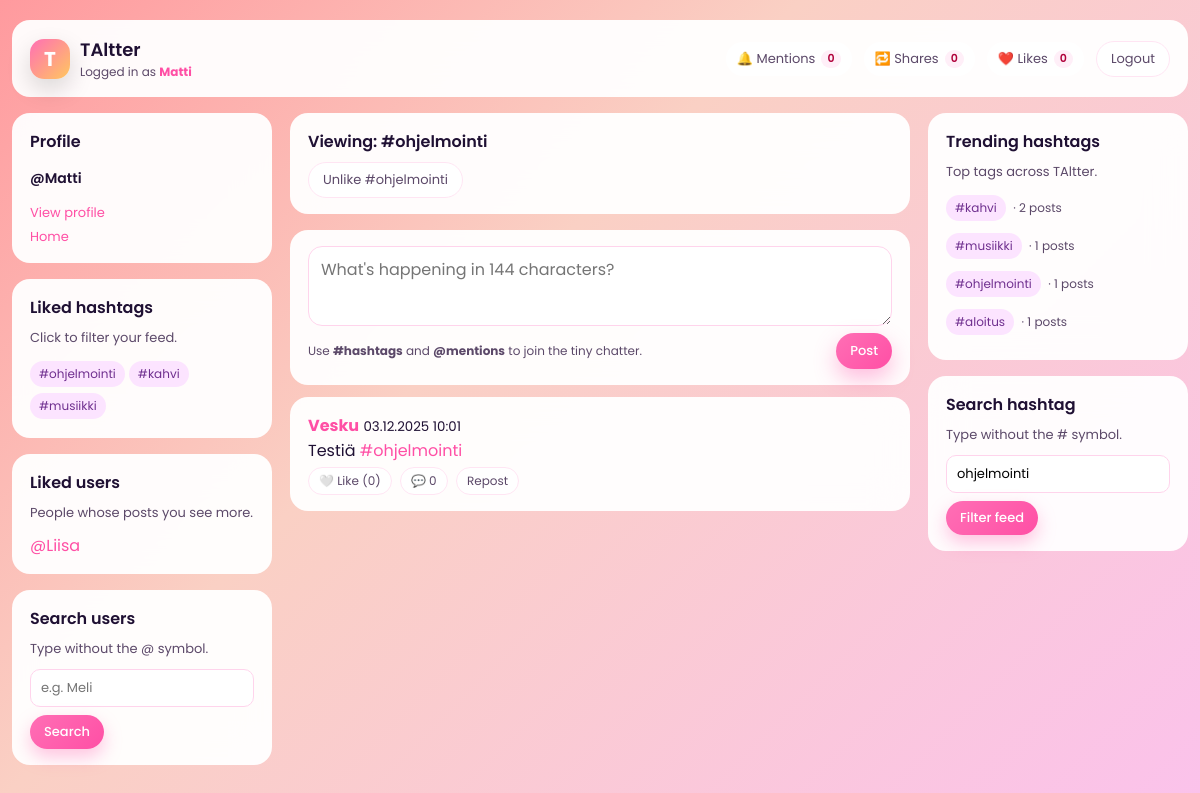
The app's page /site/index.php?hashtag=ohjelmointi (signed in) with its own data.
### tables this page shows
CREATE TABLE `hashtags` (
  `hashtag_id` int(11) NOT NULL,
  `tag_name` varchar(50) NOT NULL
);

CREATE TABLE `users` (
  `user_id` int(11) NOT NULL,
  `username` varchar(50) NOT NULL,
  `email` varchar(100) NOT NULL,
  `password_hash` varchar(255) NOT NULL,
  `bio` text DEFAULT NULL,
  `profile_picture_url` varchar(255) DEFAULT NULL,
  `created_at` timestamp NOT NULL DEFAULT current_timestamp(),
  `last_seen_mentions` datetime DEFAULT NULL,
  `last_seen_shares` datetime DEFAULT NULL,
  `last_seen_likes` datetime DEFAULT NULL
);

CREATE TABLE `posts` (
  `post_id` int(11) NOT NULL,
  `user_id` int(11) NOT NULL,
  `content` varchar(144) NOT NULL,
  `created_at` timestamp NOT NULL DEFAULT current_timestamp(),
  `edited_at` datetime DEFAULT NULL
);

### site/config.php (called while the page is built, shortened)
<?php
function current_user_id() {
    return $_SESSION['user_id'] ?? null;
}
function current_username() {
    return $_SESSION['username'] ?? null;
}
?>

### site/fetch_posts.php (the view, shortened to what this page needs)
<?php
require_once 'config.php';
$hashtag = $_GET['hashtag'] ?? null;
$currentUserId = current_user_id();
if ($hashtag) {
    $sql = "
        SELECT
            p.post_id,
            p.content,
            -- ★ CHANGED HERE
            DATE_FORMAT(p.created_at, '%d.%m.%Y %H:%i') AS created_at,
            p.edited_at,
            p.user_id,
            u.username,
            u.profile_picture_url,
            NULL AS reposted_by,
            (SELECT COUNT(*) FROM likes WHERE post_id = p.post_id) AS like_count,
            EXISTS(SELECT 1 FROM likes WHERE post_id = p.post_id AND user_id = ?) AS user_has_liked
        FROM posts p
        JOIN users u ON p.user_id = u.user_id
        JOIN post_hashtags ph ON ph.post_id = p.post_id
        JOIN hashtags h ON h.hashtag_id = ph.hashtag_id
        WHERE h.tag_name = ?
        ORDER BY p.created_at DESC
        LIMIT 100
    ";
    $stmt = $mysqli->prepare($sql);
    $stmt->bind_param("is", $currentUserId, $hashtag);
}
$stmt->execute();
$res = $stmt->get_result();
while ($row = $res->fetch_assoc()) {
    $content = htmlspecialchars($row['content']);
    $content = preg_replace('/#([A-Za-z0-9_åäöÅÄÖ\-]+)/u', '<a href="index.php?hashtag=$1">#$1</a>', $content);
    $content = preg_replace('/@([A-Za-z0-9_]+)/', '<a href="profile.php?u=$1">@$1</a>', $content);
    $editedLabel = $row['edited_at'] ? '<small style="color:#999;margin-left:6px;">(edited)</small>' : '';
    $likeIcon = $row['user_has_liked'] ? '❤️' : '🤍';
    $likeText = $row['user_has_liked'] ? 'Unlike' : 'Like';
    $likeCount = $row['like_count'];
    $commentCount = isset($row['comment_count']) ? (int)$row['comment_count'] : 0;
    echo "<div class='card' id='post-{$row['post_id']}'>";
    echo "
      <div class='card-header'>
        <strong><a href='profile.php?u={$row['username']}'>".htmlspecialchars($row['username'])."</a></strong>
        <small>{$row['created_at']}</small> {$editedLabel}
      </div>
      <div class='post-content-{$row['post_id']}'>$content</div>
    ";
    echo "
      <div class='card-actions'>
        <button onclick='toggleLike({$row['post_id']}, this)' id='like-btn-{$row['post_id']}'>
          <span id='like-icon-{$row['post_id']}'>{$likeIcon}</span>
          <span id='like-text-{$row['post_id']}'>{$likeText}</span>
          (<span id='like-count-{$row['post_id']}'>{$likeCount}</span>)
        </button>
        <button type='button' onclick='openComments({$row['post_id']})' id='comment-btn-{$row['post_id']}'>
          💬 <span id='comment-count-{$row['post_id']}'>{$commentCount}</span>
        </button>
        <form method='post' action='repost.php' style='display:inline;'>
          <input type='hidden' name='post_id' value='{$row['post_id']}'>
          <button>Repost</button>
        </form>
      </div>
      <div class='comment-panel' id='comment-panel-{$row['post_id']}' style='display:none;margin-top:8px;'>
        <div id='comment-list-{$row['post_id']}' style='margin-bottom:8px;'></div>
        <div>
          <input type='text' id='comment-input-{$row['post_id']}' placeholder='Type a comment' maxlength='144' style='width:75%'>
          <button type='button' onclick='postComment({$row['post_id']})'>Send</button>
        </div>
      </div>
    </div>";
}

### site/index.php (shortened to what this page needs)
<?php
require_once 'config.php';
$filterHashtag = $_GET['hashtag'] ?? null;
$filterUser = $_GET['user'] ?? null;
$uid = current_user_id();
$like = '%@'.current_username().'%';
?>
<!doctype html>
<html lang="en">
<head>
</head>
<body>
<div class="app-shell">
    <div class="card">
        <div class="card-inner topbar">
            <div class="topbar-left">
                <div class="logo-badge">T</div>
                <div class="app-title">
                    <span>TAltter</span>
                    <span class="logged-in-as">
                        Logged in as <strong><?= htmlspecialchars(current_username()) ?></strong>
                    </span>
                </div>
            </div>
            <div class="topbar-right">
                <?php
                $stmt = $mysqli->prepare("
                    SELECT COUNT(*) AS cnt
                    FROM posts p
                    WHERE p.content LIKE ?
                    AND p.user_id != ?
                    AND p.created_at > IFNULL(
                        (SELECT last_seen_mentions FROM users WHERE user_id = ?),
                        '1970-01-01'
                    )
                ");
                $stmt->bind_param("sii",$like,$uid,$uid);
                $stmt->execute();
                $m = $stmt->get_result()->fetch_assoc()['cnt'];
                $stmt = $mysqli->prepare("
                    SELECT COUNT(*) AS cnt
                    FROM reposts r
                    JOIN posts p ON r.post_id = p.post_id
                    WHERE p.user_id = ?
                    AND r.created_at > IFNULL(
                        (SELECT last_seen_shares FROM users WHERE user_id = ?),
                        '1970-01-01'
                    )
                ");
                $stmt->bind_param("ii",$uid,$uid);
                $stmt->execute();
                $s = $stmt->get_result()->fetch_assoc()['cnt'];
                $stmt = $mysqli->prepare("
                    SELECT COUNT(*) AS cnt
                    FROM likes l
                    JOIN posts p ON l.post_id = p.post_id
                    WHERE p.user_id = ?
                    AND l.created_at > IFNULL(
                        (SELECT last_seen_likes FROM users WHERE user_id = ?),
                        '1970-01-01'
                    )
                ");
                $stmt->bind_param("ii",$uid,$uid);
                $stmt->execute();
                $lk = $stmt->get_result()->fetch_assoc()['cnt'];
                ?>
                <div class="dropdown">
                    <a href="#" class="dropdown-toggle" onclick="toggleDropdown('mentions', this);return false;">
                        <span>🔔 Mentions</span>
                        <span class="badge"><?= $m ?></span>
                    </a>
                </div>
                <div class="dropdown">
                    <a href="#" class="dropdown-toggle" onclick="toggleDropdown('shares', this);return false;">
                        <span>🔁 Shares</span>
                        <span class="badge"><?= $s ?></span>
                    </a>
                </div>
                <div class="dropdown">
                    <a href="#" class="dropdown-toggle" onclick="toggleDropdown('likes', this);return false;">
                        <span>❤️ Likes</span>
                        <span class="badge"><?= $lk ?></span>
                    </a>
                </div>
                <a href="logout.php" class="btn-outline">Logout</a>
            </div>
        </div>
    </div>
    <div class="layout-grid">
        <aside class="left-column">
            <div class="card">
                <div class="card-inner">
                    <h3 class="sidebar-heading">Profile</h3>
                    <p class="profile-handle">@<?= htmlspecialchars(current_username()) ?></p>
                    <div class="sidebar-links">
                        <a href="profile.php?u=<?= urlencode(current_username()) ?>">View profile</a>
                        <a href="index.php">Home</a>
                    </div>
                </div>
            </div>
            <div class="card">
                <div class="card-inner">
                    <h4 class="sidebar-heading">Liked hashtags</h4>
                    <p class="sidebar-sub">Click to filter your feed.</p>
                    <div>
                        <?php
                        $stmt = $mysqli->prepare("SELECT h.tag_name FROM followed_hashtags fh JOIN hashtags h ON fh.hashtag_id=h.hashtag_id WHERE fh.user_id = ? LIMIT 10");
                        $stmt->bind_param('i',$uid);
                        $stmt->execute();
                        $r=$stmt->get_result();
                        while($row=$r->fetch_assoc()){
                            echo '<a class="tag-chip" href="index.php?hashtag='.urlencode($row['tag_name']).'">#'.htmlspecialchars($row['tag_name']).'</a>';
                        }
                        ?>
                    </div>
                </div>
            </div>
            <div class="card">
                <div class="card-inner">
                    <h4 class="sidebar-heading">Liked users</h4>
                    <p class="sidebar-sub">People whose posts you see more.</p>
                    <div>
                    <?php
                    $stmt = $mysqli->prepare("
                        SELECT u.username
                        FROM follows f
                        JOIN users u ON f.following_id = u.user_id
                        WHERE f.follower_id = ?
                        ORDER BY f.created_at DESC
                        LIMIT 10
                    ");
                    $stmt->bind_param('i',$uid);
                    $stmt->execute();
                    $r=$stmt->get_result();
                    if($r->num_rows > 0) {
                        while($row=$r->fetch_assoc()){
                        echo '<div><a href="profile.php?u='.urlencode($row['username']).'">@'.htmlspecialchars($row['username']).'</a></div>';
                    }
                    } else {
                        echo '<div style="color:#999;font-size:90%;">Not following anyone yet</div>';
                    }
                    ?>
                    </div>
                </div>
            </div>
            <div class="card">
                <div class="card-inner">
                    <h4 class="sidebar-heading">Search users</h4>
                    <p class="sidebar-sub">Type without the @ symbol.</p>
                    <form method="get" action="index.php" class="search-form">
                        <input
                            name="user"
                            placeholder="e.g. Meli"
                            value="<?= htmlspecialchars($filterUser ?? '') ?>">
                        <button type="submit">Search</button>
                    </form>
                </div>
            </div>
        </aside>
        <main>
            <?php if ($filterHashtag): ?>
                <div class="card">
                    <div class="card-inner">
                        <h3 class="sidebar-heading">Viewing: #<?= htmlspecialchars($filterHashtag) ?></h3>
                        <?php
                        $stmt = $mysqli->prepare("
                            SELECT COUNT(*) as is_following
                            FROM followed_hashtags fh
                            JOIN hashtags h ON fh.hashtag_id = h.hashtag_id
                            WHERE fh.user_id = ? AND h.tag_name = ?
                        ");
                        $stmt->bind_param("is", $uid, $filterHashtag);
                        $stmt->execute();
                        $isFollowingHashtag = $stmt->get_result()->fetch_assoc()['is_following'] > 0;
                        ?>
                        <?php if ($isFollowingHashtag): ?>
                            <form method="post" action="follow_hashtag.php" style="margin-top:8px;">
                                <button type="submit" class="btn-outline">Unlike #<?= htmlspecialchars($filterHashtag) ?></button>
                            </form>
                        <?php endif; ?>
                    </div>
                </div>
            <?php endif; ?>
            <div class="card">
                <div class="card-inner post-composer">
                    <form method="post" action="post.php">
                        <textarea
                            name="content"
                            maxlength="144"
                            placeholder="What's happening in 144 characters?"></textarea>
                        <div class="post-composer-footer">
                            <span>Use <strong>#hashtags</strong> and <strong>@mentions</strong> to join the tiny chatter.</span>
                            <button class="btn-pill" type="submit">Post</button>
                        </div>
                    </form>
                </div>
            </div>
            <div id="feed">
                <?php include 'fetch_posts.php'; ?>
            </div>
        </main>
        <aside class="right-column">
            <div class="card">
                <div class="card-inner">
                    <h4 class="sidebar-heading">Trending hashtags</h4>
                    <p class="sidebar-sub">Top tags across TAltter.</p>
                    <div class="trending-list">
                        <?php
                        $q = "SELECT h.tag_name, COUNT(*) AS cnt
                              FROM post_hashtags ph
                              INNER JOIN hashtags h ON ph.hashtag_id = h.hashtag_id
                              WHERE h.tag_name <> ''
                              GROUP BY h.tag_name
                              HAVING cnt > 0
                              ORDER BY cnt DESC
                              LIMIT 10";
                        $r = $mysqli->query($q);
                        while ($row = $r->fetch_assoc()) {
                            echo '<div>
                                    <a class="tag-chip" href="index.php?hashtag='.urlencode($row['tag_name']).'">#'.htmlspecialchars($row['tag_name']).'</a>
                                    <span class="trending-count">· '.$row['cnt'].' posts</span>
                                </div>';
                        }
                        ?>
                    </div>
                </div>
            </div>
            <div class="card">
                <div class="card-inner">
                    <h4 class="sidebar-heading">Search hashtag</h4>
                    <p class="sidebar-sub">Type without the # symbol.</p>
                    <form method="get" action="index.php" class="search-form">
                        <input
                            name="hashtag"
                            placeholder="e.g. school"
                            value="<?= htmlspecialchars($filterHashtag) ?>">
                        <button type="submit">Filter feed</button>
                    </form>
                </div>
            </div>
        </aside>
    </div>
</div>
</body>
</html>

### records on screen
hashtags: tag_name "ohjelmointi"
hashtags: tag_name "kahvi"
hashtags: tag_name "musiikki"
users: username "Liisa"
posts: user.username "Vesku", created_at "03.12.2025 10:01", content "Testiä #ohjelmointi", likeIcon "🤍", likeText "Like", likeCount "0", commentCount "0"

### other values on screen
current_username() "Matti"
$m "0"
$s "0"
$lk "0"
$filterHashtag "ohjelmointi"
$row['tag_name'] "kahvi"
$row['cnt'] "2"
$row['tag_name'] "musiikki"
$row['cnt'] "1"
$row['tag_name'] "ohjelmointi"
$row['tag_name'] "aloitus"
